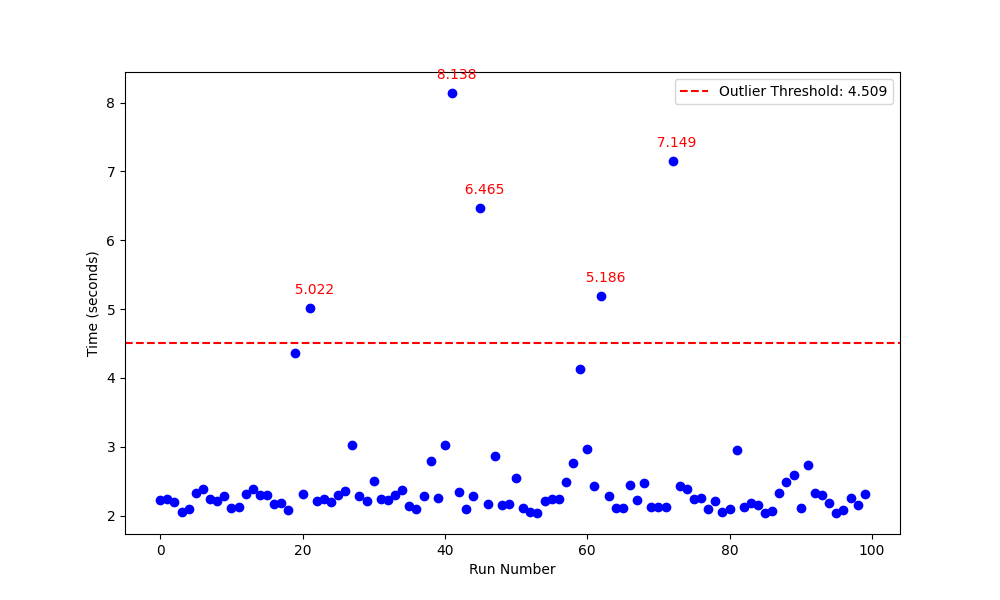

Here is the Python script that generated this plot:
# Given data
import numpy as np
import matplotlib.pyplot as plt

run_times = [
    2.228, 2.247, 2.2, 2.06, 2.09, 2.327, 2.385, 2.236, 2.216, 2.279,
    2.118, 2.125, 2.314, 2.394, 2.295, 2.306, 2.166, 2.185, 2.079, 4.363,
    2.32, 5.022, 2.213, 2.247, 2.202, 2.294, 2.354, 3.031, 2.288, 2.212,
    2.504, 2.236, 2.234, 2.306, 2.37, 2.145, 2.091, 2.288, 2.793, 2.25,
    3.032, 8.138, 2.344, 2.096, 2.287, 6.465, 2.17, 2.866, 2.154, 2.174,
    2.546, 2.117, 2.052, 2.045, 2.209, 2.238, 2.238, 2.485, 2.767, 4.126,
    2.965, 2.429, 5.186, 2.279, 2.113, 2.111, 2.45, 2.225, 2.481, 2.127,
    2.128, 2.126, 7.149, 2.424, 2.391, 2.24, 2.255, 2.098, 2.206, 2.052,
    2.093, 2.954, 2.128, 2.182, 2.151, 2.044, 2.065, 2.327, 2.484, 2.59,
    2.106, 2.73, 2.323, 2.304, 2.18, 2.039, 2.086, 2.264, 2.149, 2.312
]

# Let's calculate the mean and standard deviation
mean_run_time = np.mean(run_times)
std_dev_run_time = np.std(run_times)

# We'll consider data points that lie beyond 2 standard deviations from the mean as outliers
outlier_threshold = mean_run_time + 2 * std_dev_run_time

# Prepare the plot
plt.figure(figsize=(10,6))
plt.scatter(range(len(run_times)), run_times, color='blue')

# Plot a horizontal line at the outlier threshold
plt.axhline(y=outlier_threshold, color='r', linestyle='--', label=f'Outlier Threshold: {outlier_threshold:.3f}')

# Annotate the outliers
for i, run_time in enumerate(run_times):
    if run_time > outlier_threshold:
        plt.annotate(f'  {run_time}', (i, run_time), textcoords="offset points", xytext=(0,10), ha='center', color='red')

# Adding title and labels
plt.title('')
plt.xlabel('Run Number')
plt.ylabel('Time (seconds)')
plt.legend()

# Show the plot with outliers marked
plt.savefig("run_time.png")

# Return the analysis of the situation based on the mean and standard deviation
(mean_run_time, std_dev_run_time, outlier_threshold)
